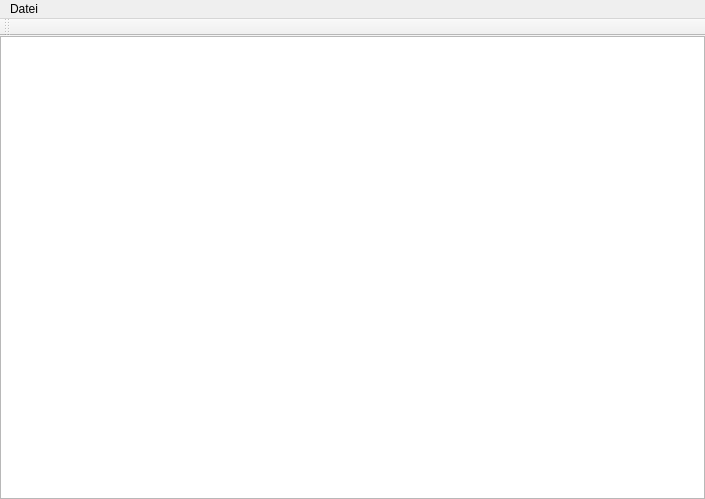
<?xml version="1.0" encoding="UTF-8"?>
<ui version="4.0">
 <class>RisikoClass</class>
 <widget class="QMainWindow" name="RisikoClass">
  <property name="geometry">
   <rect>
    <x>0</x>
    <y>0</y>
    <width>705</width>
    <height>499</height>
   </rect>
  </property>
  <property name="windowTitle">
   <string>Risiko</string>
  </property>
  <widget class="QWidget" name="centralWidget">
   <layout class="QHBoxLayout" name="horizontalLayout">
    <property name="margin">
     <number>0</number>
    </property>
    <item>
     <widget class="RiskMapGraphicsView" name="boardGraphicsView"/>
    </item>
   </layout>
  </widget>
  <widget class="QMenuBar" name="menuBar">
   <property name="geometry">
    <rect>
     <x>0</x>
     <y>0</y>
     <width>705</width>
     <height>21</height>
    </rect>
   </property>
   <widget class="QMenu" name="menuDatei">
    <property name="title">
     <string>Datei</string>
    </property>
    <addaction name="actionKarte_laden"/>
    <addaction name="actionAI_Wettkampf"/>
   </widget>
   <addaction name="menuDatei"/>
  </widget>
  <widget class="QToolBar" name="mainToolBar">
   <attribute name="toolBarArea">
    <enum>TopToolBarArea</enum>
   </attribute>
   <attribute name="toolBarBreak">
    <bool>false</bool>
   </attribute>
  </widget>
  <action name="actionKarte_laden">
   <property name="text">
    <string>Karte laden</string>
   </property>
  </action>
  <action name="actionAI_Wettkampf">
   <property name="text">
    <string>AI Wettkampf</string>
   </property>
  </action>
 </widget>
 <layoutdefault spacing="6" margin="11"/>
 <customwidgets>
  <customwidget>
   <class>RiskMapGraphicsView</class>
   <extends>QGraphicsView</extends>
   <header>riskmapgraphicsview.h</header>
  </customwidget>
 </customwidgets>
 <resources>
  <include location="risiko.qrc"/>
 </resources>
 <connections>
  <connection>
   <sender>actionKarte_laden</sender>
   <signal>triggered()</signal>
   <receiver>RisikoClass</receiver>
   <slot>loadMap()</slot>
   <hints>
    <hint type="sourcelabel">
     <x>-1</x>
     <y>-1</y>
    </hint>
    <hint type="destinationlabel">
     <x>348</x>
     <y>249</y>
    </hint>
   </hints>
  </connection>
  <connection>
   <sender>actionAI_Wettkampf</sender>
   <signal>triggered()</signal>
   <receiver>RisikoClass</receiver>
   <slot>aiContest()</slot>
   <hints>
    <hint type="sourcelabel">
     <x>352</x>
     <y>249</y>
    </hint>
    <hint type="destinationlabel">
     <x>352</x>
     <y>249</y>
    </hint>
   </hints>
  </connection>
 </connections>
 <slots>
  <slot>loadMap()</slot>
  <slot>nextPhase()</slot>
  <slot>aiContest()</slot>
 </slots>
</ui>
